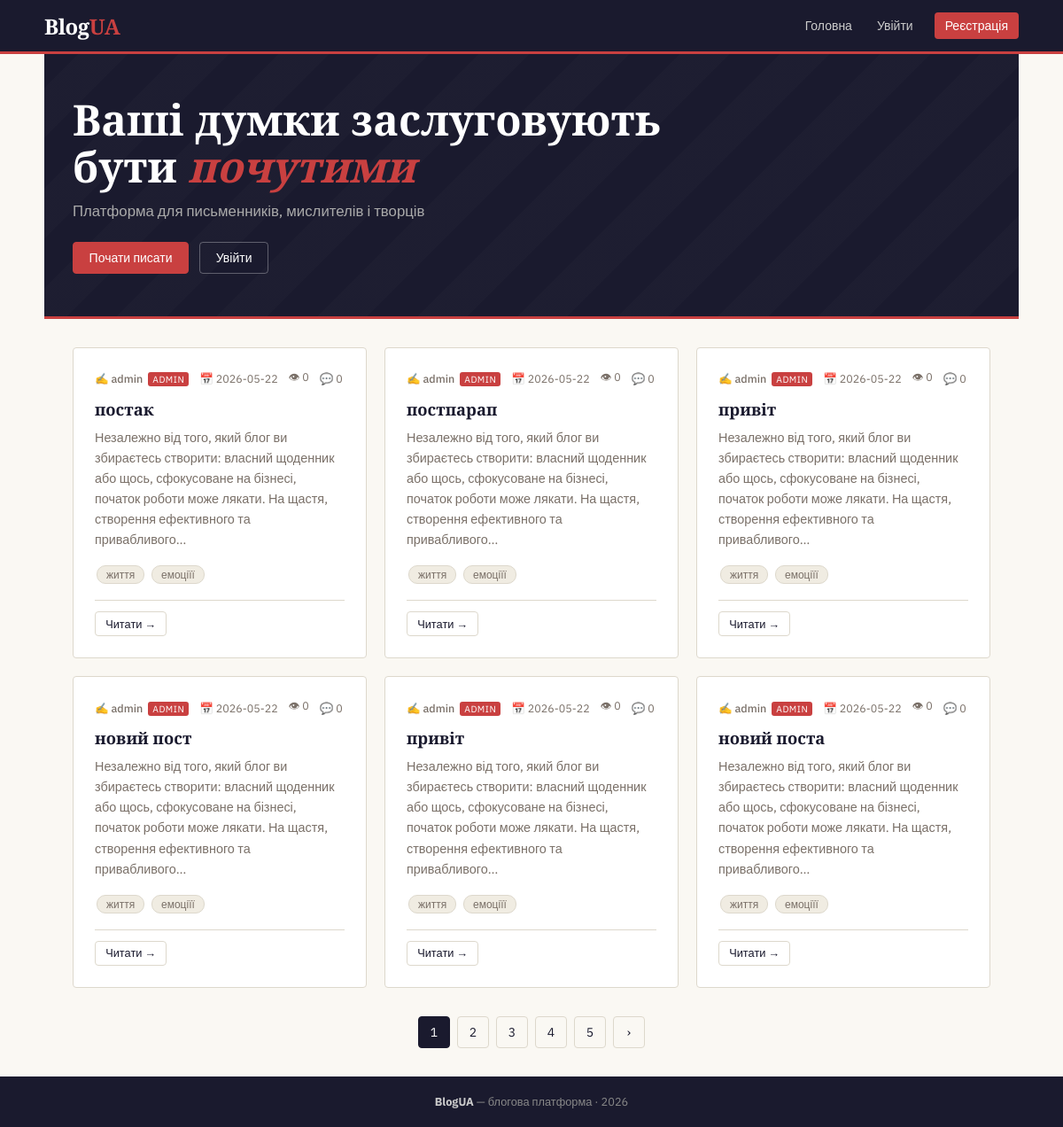
The page / on the database its author committed.
### tables this page shows
CREATE TABLE posts (
            id         INTEGER PRIMARY KEY AUTOINCREMENT,
            title      TEXT    NOT NULL,
            content    TEXT    NOT NULL,
            tags       TEXT,
            author_id  INTEGER NOT NULL REFERENCES users(id),
            status     TEXT    NOT NULL DEFAULT 'draft',
            views      INTEGER NOT NULL DEFAULT 0,
            created_at TEXT    NOT NULL,
            updated_at TEXT    NOT NULL
        );

CREATE TABLE users (
            id            INTEGER PRIMARY KEY AUTOINCREMENT,
            username      TEXT    NOT NULL UNIQUE,
            email         TEXT    NOT NULL UNIQUE,
            password_hash TEXT    NOT NULL,
            role          TEXT    NOT NULL DEFAULT 'user',
            is_blocked    INTEGER NOT NULL DEFAULT 0,
            bio           TEXT,
            created_at    TEXT    NOT NULL
        );

### app.py (the view)
@app.route('/')
def index():
    db   = get_db()
    page = request.args.get('page', 1, type=int)
    per_page = 6
    offset   = (page - 1) * per_page
    total = db.execute(
        "SELECT COUNT(*) FROM posts WHERE status = 'published'"
    ).fetchone()[0]
    posts = db.execute(
        """SELECT p.*, u.username, u.role as author_role,
           (SELECT COUNT(*) FROM comments c WHERE c.post_id = p.id AND c.is_approved = 1) as comment_count
           FROM posts p JOIN users u ON p.author_id = u.id
           WHERE p.status = 'published'
           ORDER BY p.created_at DESC LIMIT ? OFFSET ?""",
        (per_page, offset)
    ).fetchall()
    total_pages = (total + per_page - 1) // per_page
    user = get_current_user()
    return render_template('index.html', posts=posts, page=page,
                           total_pages=total_pages, user=user)

### app.py (called while the page is built, shortened)
@app.before_request
def check_user_status():
    from flask import request as req
    if 'user_id' not in session:
        return

def get_current_user():
    if 'user_id' not in session:
        return None
    db = get_db()
    return db.execute('SELECT * FROM users WHERE id = ?', (session['user_id'],)).fetchone()

### database.py (called while the page is built)
def get_db():
    if 'db' not in g:
        g.db = sqlite3.connect(DATABASE)
        g.db.row_factory = sqlite3.Row
        g.db.execute('PRAGMA foreign_keys = ON')
    return g.db

### templates/index.html (shortened to what this page needs)
{% extends "base.html" %}
{% block content %}
<div class="hero">
  <h1>Ваші думки заслуговують<br>бути <em>почутими</em></h1>
  <p>Платформа для письменників, мислителів і творців</p>
  <div class="hero-actions">
    {% if user %}
      <a href="{{ url_for('new_post') }}" class="btn btn-accent">✦ Написати пост</a>
    {% else %}
      <a href="{{ url_for('register') }}" class="btn btn-accent">Почати писати</a>
      <a href="{{ url_for('login') }}" class="btn btn-outline" style="color:#fff;border-color:rgba(255,255,255,.3)">Увійти</a>
    {% endif %}
  </div>
</div>
{% if posts %}
  <div class="grid">
    {% for post in posts %}
    <div class="card post-card">
      <div class="post-card-body">
        <div class="post-meta">
          <span>✍ <a href="{{ url_for('profile', username=post.username) }}" style="color:inherit;text-decoration:none;font-weight:500">{{ post.username }}</a>
            {% if post.author_role == 'admin' %}<span class="badge-admin">admin</span>{% endif %}
          </span>
          <span>📅 {{ post.created_at[:10] }}</span>
          <span>👁 {{ post.views }}</span>
          <span>💬 {{ post.comment_count }}</span>
        </div>
        <h2 class="post-title">
          <a href="{{ url_for('view_post', post_id=post.id) }}">{{ post.title }}</a>
        </h2>
        <p class="post-excerpt">{{ post.content[:180] }}{% if post.content|length > 180 %}…{% endif %}</p>
        {% if post.tags %}
          <div>
            {% for tag in post.tags.split(',') %}
              <span class="tag">{{ tag.strip() }}</span>
            {% endfor %}
          </div>
        {% endif %}
      </div>
      <div class="post-footer">
        <a href="{{ url_for('view_post', post_id=post.id) }}" class="btn btn-outline btn-sm">Читати →</a>
      </div>
    </div>
    {% endfor %}
  </div>
  {% if total_pages > 1 %}
  <div class="pagination">
    {% for p in range(1, total_pages+1) %}
      {% if p == page %}
        <span class="active">{{ p }}</span>
      {% else %}
        <a href="{{ url_for('index', page=p) }}">{{ p }}</a>
      {% endif %}
    {% endfor %}
    {% if page < total_pages %}
      <a href="{{ url_for('index', page=page+1) }}">›</a>
    {% endif %}
  </div>
  {% endif %}
{% endif %}
{% endblock %}

### templates/base.html (shortened to what this page needs)
<!DOCTYPE html>
<html lang="uk">
<head>
</head>
<body>
<nav>
  <div class="nav-inner">
    <a class="nav-brand" href="{{ url_for('index') }}">Blog<span>UA</span></a>
    <div class="nav-links">
      <a href="{{ url_for('index') }}">Головна</a>
      {% if session.user_id %}
        <a href="{{ url_for('new_post') }}">+ Новий пост</a>
        <a href="{{ url_for('my_posts') }}">Мої пости</a>
        <a href="{{ url_for('profile', username=session.username) }}">
          {{ session.username }}
          {% if session.role == 'admin' %}<span class="badge-admin">admin</span>{% endif %}
          {% if session.role == 'moderator' %}<span class="badge-mod">mod</span>{% endif %}
        </a>
        {% if session.role in ['admin', 'moderator'] %}
        <a href="{{ url_for('admin_comments') }}">
          {% if session.role == 'admin' %}
          ⚙ Адмін
          {% else %}
          💬 Модерація
    {% endif %}
  </a>
{% endif %}
        <a href="{{ url_for('logout') }}">Вийти</a>
      {% else %}
        <a href="{{ url_for('login') }}">Увійти</a>
        <a href="{{ url_for('register') }}" class="btn-nav-accent">Реєстрація</a>
      {% endif %}
    </div>
  </div>
</nav>
<main>{% block content %}{% endblock %}</main>
<footer>
  <strong>BlogUA</strong> — блогова платформа · 2026
</footer>
</body>
</html>

### templates/base.html (style rules this page uses)
:root { --ink: #1a1a2e; --paper: #faf8f3; --cream: #f0ece2; --accent: #c94040; --accent2: #2a6496; --muted: #7a7068; --border: #ddd8cc; --success: #2d7a4f; --warning: #c97a10; --radius: 4px; }
*, *::before, *::after { box-sizing: border-box; margin: 0; padding: 0; }
body { font-family: 'IBM Plex Sans', sans-serif; background: var(--paper); color: var(--ink); min-height: 100vh; display: flex; flex-direction: column; }
nav { background: var(--ink); border-bottom: 3px solid var(--accent); padding: 0 2rem; position: sticky; top: 0; z-index: 100; }
.nav-inner { max-width: 1100px; margin: 0 auto; display: flex; align-items: center; gap: 1rem; height: 58px; }
.nav-brand { font-family: 'Playfair Display', serif; font-size: 1.5rem; font-weight: 700; color: #fff; text-decoration: none; letter-spacing: -0.5px; flex-shrink: 0; }
.nav-brand span { color: var(--accent); }
.nav-links { display: flex; align-items: center; gap: 0.25rem; margin-left: auto; }
.nav-links a, .nav-links button { color: #ccc; text-decoration: none; padding: 0.35rem 0.75rem; border-radius: var(--radius); font-size: 0.875rem; font-weight: 500; transition: color .15s, background .15s; background: none; border: none; cursor: pointer; font-family: inherit; }
.nav-links .btn-nav-accent { background: var(--accent); color: #fff; margin-left: .5rem; }
.badge-admin { background: var(--accent); color: #fff; font-size: 0.65rem; padding: 1px 5px; border-radius: 3px; text-transform: uppercase; letter-spacing: 0.5px; margin-left: 3px; vertical-align: middle; }
main { flex: 1; max-width: 1100px; margin: 0 auto; padding: 2rem; width: 100%; }
.card { background: #fff; border: 1px solid var(--border); border-radius: var(--radius); padding: 1.5rem; transition: box-shadow .2s; }
.btn { display: inline-flex; align-items: center; gap: .4rem; padding: .5rem 1.1rem; border-radius: var(--radius); font-size: .875rem; font-weight: 500; font-family: inherit; cursor: pointer; text-decoration: none; border: 1px solid transparent; transition: all .15s; }
.btn-accent { background: var(--accent); color: #fff; border-color: var(--accent); }
.btn-outline { background: transparent; color: var(--ink); border-color: var(--border); }
.btn-sm { padding: .3rem .7rem; font-size: .8rem; }
.tag { display: inline-block; background: var(--cream); color: var(--muted); font-size: .75rem; padding: 2px 10px; border-radius: 10px; border: 1px solid var(--border); margin: 2px; }
footer { background: var(--ink); color: #888; text-align: center; padding: 1.25rem 2rem; font-size: .8rem; margin-top: auto; }
footer strong { color: #ccc; }

### rows shown on the page
posts: username "admin", created_at "2026-05-22", views "0", comment_count "0", title "постак", content "Незалежно від того, який блог ви збираєтесь створити: власний щоденник або щось, сфокусоване на бізнесі, початок роботи може лякати. На щастя, створення ефективного та привабливого", strip "життя" "емоціїї"
posts: username "admin", created_at "2026-05-22", views "0", comment_count "0", title "постпарап", content "Незалежно від того, який блог ви збираєтесь створити: власний щоденник або щось, сфокусоване на бізнесі, початок роботи може лякати. На щастя, створення ефективного та привабливого", strip "життя" "емоціїї"
posts: username "admin", created_at "2026-05-22", views "0", comment_count "0", title "привіт", content "Незалежно від того, який блог ви збираєтесь створити: власний щоденник або щось, сфокусоване на бізнесі, початок роботи може лякати. На щастя, створення ефективного та привабливого", strip "життя" "емоціїї"
posts: username "admin", created_at "2026-05-22", views "0", comment_count "0", title "новий пост", content "Незалежно від того, який блог ви збираєтесь створити: власний щоденник або щось, сфокусоване на бізнесі, початок роботи може лякати. На щастя, створення ефективного та привабливого", strip "життя" "емоціїї"
posts: username "admin", created_at "2026-05-22", views "0", comment_count "0", title "привіт", content "Незалежно від того, який блог ви збираєтесь створити: власний щоденник або щось, сфокусоване на бізнесі, початок роботи може лякати. На щастя, створення ефективного та привабливого", strip "життя" "емоціїї"
posts: username "admin", created_at "2026-05-22", views "0", comment_count "0", title "новий поста", content "Незалежно від того, який блог ви збираєтесь створити: власний щоденник або щось, сфокусоване на бізнесі, початок роботи може лякати. На щастя, створення ефективного та привабливого", strip "життя" "емоціїї"

### other values the page prints
{{ p }} "1"
{{ p }} "2" "3" "4" "5"
